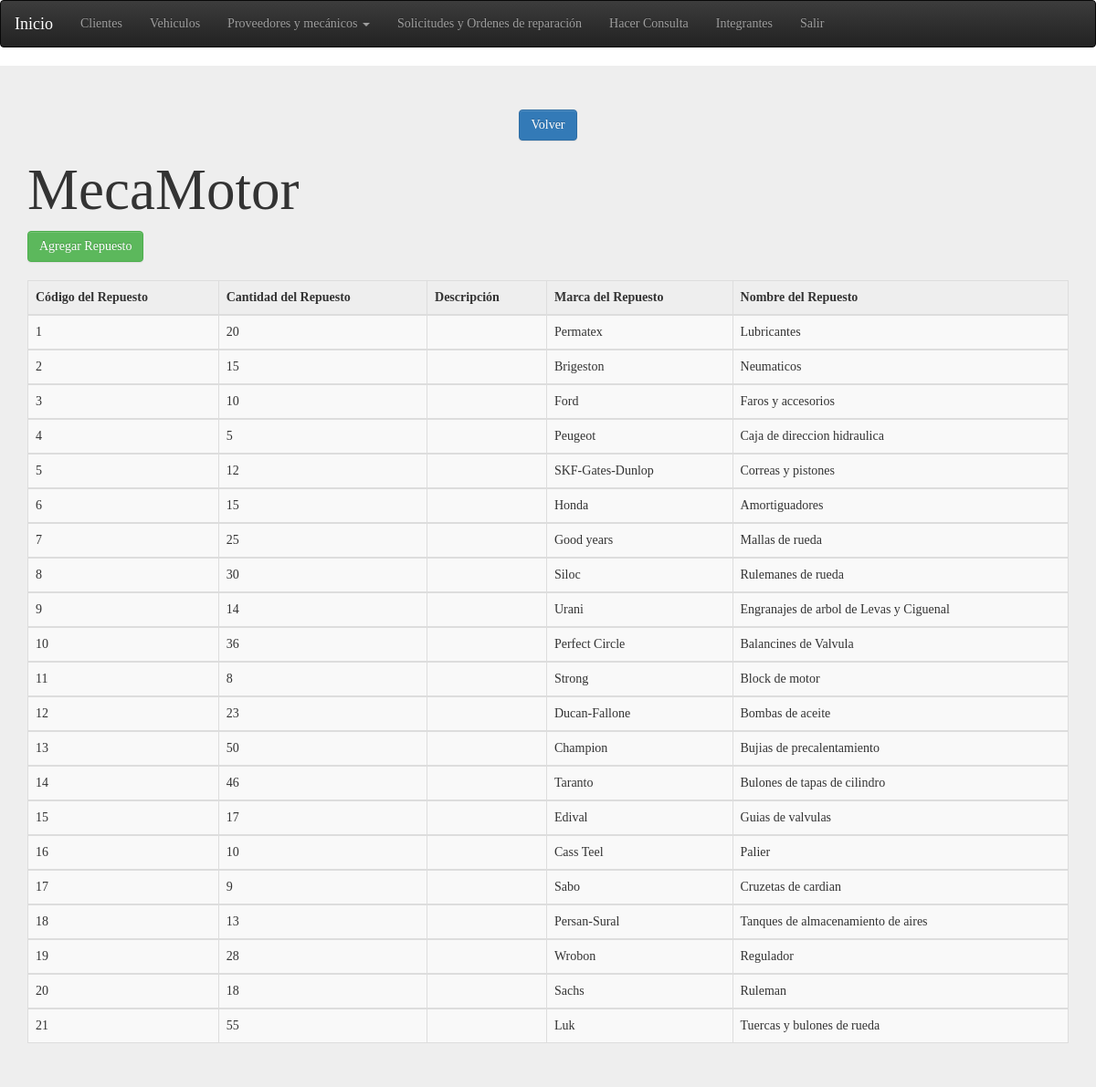
The app's page /repuesto.php with its own data.
### tables this page shows
CREATE TABLE `repuesto` (
  `codigoRepuesto` int(11) NOT NULL AUTO_INCREMENT,
  `cantidadRepuesto` int(11) DEFAULT NULL,
  `descripcion` varchar(45) DEFAULT NULL,
  `marcaRepuesto` varchar(45) DEFAULT NULL,
  `nombreRepuesto` varchar(45) DEFAULT NULL,
  PRIMARY KEY (`codigoRepuesto`)
);

### repuesto.php (the view, shortened to what this page needs)
<!DOCTYPE html>
<html lang="es">
    <head>
        <link rel="stylesheet" href="css/bootstrap.css">
        <link rel="stylesheet" href="css/bootstrap-theme.css">
        <link href="css/bootstrap.min.css" rel="stylesheet">
    </head>
    <body>
        <section>
            <nav class="navbar navbar-inverse" role="navigation">
                <div class="container-fluid">
                    <div class="navbar-header">
                        <a class="navbar-brand" id="veryactive" href="system.php">Inicio</a>
                    </div>
                    <div class="collapse navbar-collapse" id="bs-example-navbar-collapse-9">
                        <ul class="nav navbar-nav">
                            <li><a href="cliente.php">Clientes</a></li>
                            <li><a href="vehiculo.php">Vehiculos</a></li>
                            <li class="dropdown">
                                <a href="#" class="dropdown-toggle" data-toggle="dropdown" role="button" aria-expanded="false">Proveedores y mecánicos <span class="caret"></span></a>
                            </li>
                            <li><a href="Ordenes.php">Solicitudes y Ordenes de reparación</a></li>
                            <li><a href="hacerConsulta.php">Hacer Consulta</a></li>
                            <li><a href="About.php">Integrantes</a></li>
                            <li><a href="index.HTML">Salir</a></li>
                        </ul>
                    </div>
                </div>
            </nav>
        </section>
        <div class="jumbotron">
            <center>
                <div>
                    <a  class="btn btn-primary btn-md" href="system.php" role="button">Volver</a>
                </div>
            </center>
            <div class="container">
                <h1>MecaMotor</h1>
                <button class="btn btn-success btn-md" data-toggle="modal" data-target="#miventana" role="button">Agregar Repuesto</button>
                <br><br>
                <div class="table-responsive">
                    <table class="table table-striped table-hover table-bordered ">
                        <thead>
                            <tr>
                                <th>Código del Repuesto</th>
                                <th>Cantidad del Repuesto</th>
                                <th>Descripción</th>
                                <th>Marca del Repuesto</th>
                                <th>Nombre del Repuesto</th>
                            </tr>
                        </thead>
                        <tbody ><?php
                            $tabla = mysql_query("SELECT * FROM repuesto");
                            while ($filaTabla = mysql_fetch_array($tabla)) {
                                ?>
                                <tr>
                                    <td><?php echo $filaTabla['codigoRepuesto'] ?></td>
                                    <td><?php echo $filaTabla['cantidadRepuesto'] ?></td>
                                    <td><?php echo $filaTabla['descripcion'] ?></td>
                                    <td><?php echo $filaTabla['marcaRepuesto'] ?></td>
                                    <td><?php echo $filaTabla['nombreRepuesto'] ?></td>
                                </tr>
                            </tbody>
                        <?php } ?>
                    </table>
                </div>
            </div>
        </div>
    </body>
</html>

### repuesto.php (style rules this page uses)
body { font-family: "Verdana", Times, serif; }
#veryactive { color:white; }

### records on screen
repuesto: codigoRepuesto "1", cantidadRepuesto "20", marcaRepuesto "Permatex", nombreRepuesto "Lubricantes"
repuesto: codigoRepuesto "2", cantidadRepuesto "15", marcaRepuesto "Brigeston", nombreRepuesto "Neumaticos"
repuesto: codigoRepuesto "3", cantidadRepuesto "10", marcaRepuesto "Ford", nombreRepuesto "Faros y accesorios"
repuesto: codigoRepuesto "4", cantidadRepuesto "5", marcaRepuesto "Peugeot", nombreRepuesto "Caja de direccion hidraulica"
repuesto: codigoRepuesto "5", cantidadRepuesto "12", marcaRepuesto "SKF-Gates-Dunlop", nombreRepuesto "Correas y pistones"
repuesto: codigoRepuesto "6", cantidadRepuesto "15", marcaRepuesto "Honda", nombreRepuesto "Amortiguadores"
repuesto: codigoRepuesto "7", cantidadRepuesto "25", marcaRepuesto "Good years", nombreRepuesto "Mallas de rueda"
repuesto: codigoRepuesto "8", cantidadRepuesto "30", marcaRepuesto "Siloc", nombreRepuesto "Rulemanes de rueda"
repuesto: codigoRepuesto "9", cantidadRepuesto "14", marcaRepuesto "Urani", nombreRepuesto "Engranajes de arbol de Levas y Ciguenal"
repuesto: codigoRepuesto "10", cantidadRepuesto "36", marcaRepuesto "Perfect Circle", nombreRepuesto "Balancines de Valvula"
repuesto: codigoRepuesto "11", cantidadRepuesto "8", marcaRepuesto "Strong", nombreRepuesto "Block de motor"
repuesto: codigoRepuesto "12", cantidadRepuesto "23", marcaRepuesto "Ducan-Fallone", nombreRepuesto "Bombas de aceite"
repuesto: codigoRepuesto "13", cantidadRepuesto "50", marcaRepuesto "Champion", nombreRepuesto "Bujias de precalentamiento"
repuesto: codigoRepuesto "14", cantidadRepuesto "46", marcaRepuesto "Taranto", nombreRepuesto "Bulones de tapas de cilindro"
repuesto: codigoRepuesto "15", cantidadRepuesto "17", marcaRepuesto "Edival", nombreRepuesto "Guias de valvulas"
repuesto: codigoRepuesto "16", cantidadRepuesto "10", marcaRepuesto "Cass Teel", nombreRepuesto "Palier"
repuesto: codigoRepuesto "17", cantidadRepuesto "9", marcaRepuesto "Sabo", nombreRepuesto "Cruzetas de cardian"
repuesto: codigoRepuesto "18", cantidadRepuesto "13", marcaRepuesto "Persan-Sural", nombreRepuesto "Tanques de almacenamiento de aires"
repuesto: codigoRepuesto "19", cantidadRepuesto "28", marcaRepuesto "Wrobon", nombreRepuesto "Regulador"
repuesto: codigoRepuesto "20", cantidadRepuesto "18", marcaRepuesto "Sachs", nombreRepuesto "Ruleman"
repuesto: codigoRepuesto "21", cantidadRepuesto "55", marcaRepuesto "Luk", nombreRepuesto "Tuercas y bulones de rueda"
